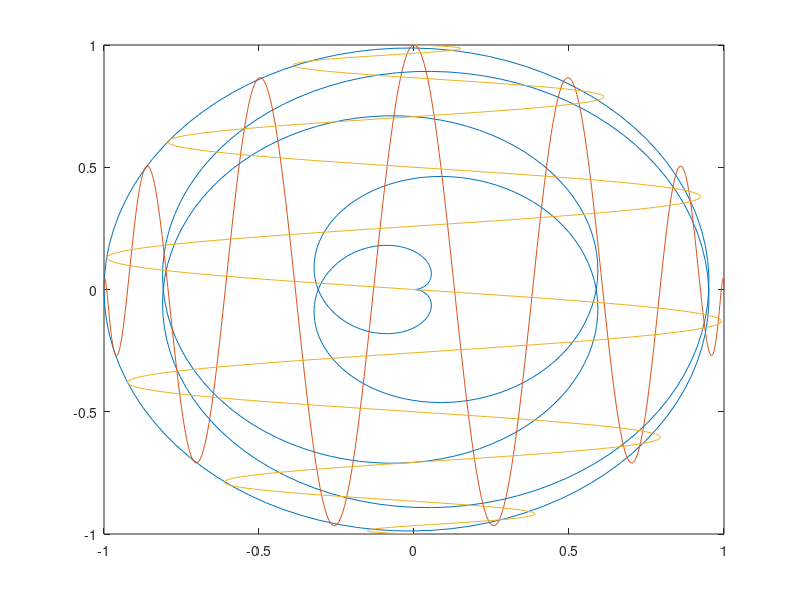

Here is the MATLAB script that generated this plot:
t = 0:pi/500:pi;

x1 = sin(t).*cos(10*t);
y1 = sin(t).*sin(10*t);
z1 = cos(t);

x2 = sin(t).*cos(12*t);
y2 = sin(t).*sin(12*t);
z2 = cos(t);

plot(x1,y1,z1,x2,y2,z2)
